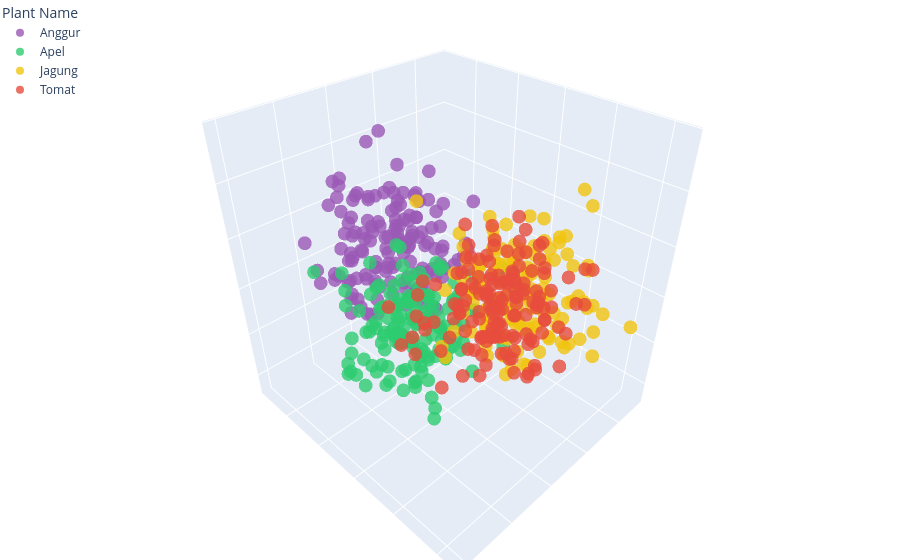
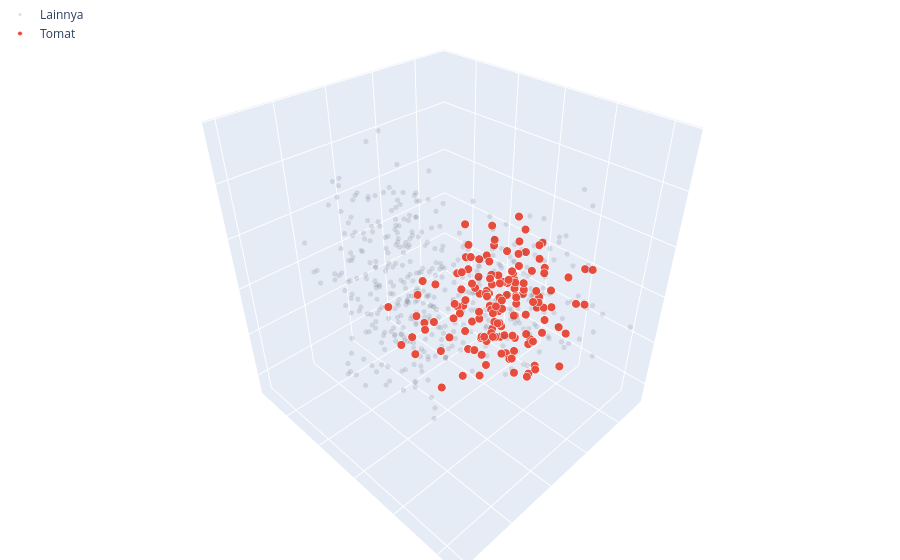

These figures' notebook cell, in order:
### Code cell
import plotly.express as px
import plotly.graph_objects as go
import pandas as pd
import numpy as np
from sklearn.datasets import make_blobs

# 1. Membuat Data Dummy (Simulasi Vektor 3D)
n_samples = 600
centers = 4
X, y = make_blobs(n_samples=n_samples, centers=centers, n_features=3, random_state=42, cluster_std=6.0)

# Mapping label angka ke nama tanaman
label_map = {0: 'Tomat', 1: 'Apel', 2: 'Jagung', 3: 'Anggur'}
labels = [label_map[i] for i in y]

# Buat DataFrame
df = pd.DataFrame(dict(x=X[:,0], y=X[:,1], z=X[:,2], label=labels))

# Definisi Warna
color_map = {'Tomat': '#e74c3c', 'Apel': '#2ecc71', 'Jagung': '#f1c40f', 'Anggur': '#9b59b6'}

# ---------------------------------------------------------
# GAMBAR 1: Global Vector Space (3D) - Semua Data
# ---------------------------------------------------------
fig1 = px.scatter_3d(
    df, x='x', y='y', z='z', color='label',
    color_discrete_map=color_map,
    opacity=0.8,
    labels={'label': 'Plant Name'}
)

fig1.update_layout(
    margin=dict(l=0, r=0, b=0, t=0),
    scene=dict(
        xaxis=dict(showgrid=True, showticklabels=False, title=''),
        yaxis=dict(showgrid=True, showticklabels=False, title=''),
        zaxis=dict(showgrid=True, showticklabels=False, title='')
    ),
    legend=dict(x=0, y=1)
)

fig1.show()

# ---------------------------------------------------------
# GAMBAR 2: Filtered View (3D) - Tomat Merah, Lainnya Abu Tua
# ---------------------------------------------------------
match_df = df[df['label'] == 'Tomat']
ignored_df = df[df['label'] != 'Tomat']

fig2 = go.Figure()

# Layer 1: Data yang Terfilter (Abu-abu Tua)
fig2.add_trace(go.Scatter3d(
    x=ignored_df['x'], y=ignored_df['y'], z=ignored_df['z'],
    mode='markers',
    marker=dict(
        size=3,
        color='#4b5563', # Abu-abu tua
        opacity=0.15     # Dibuat samar tapi tetap ada strukturnya
    ),
    name='Lainnya'
))

# Layer 2: Data Tomat (Aktif/Highlight)
fig2.add_trace(go.Scatter3d(
    x=match_df['x'], y=match_df['y'], z=match_df['z'],
    mode='markers',
    marker=dict(
        size=5,
        color='#e74c3c', # Merah Tomat
        opacity=1.0,
        line=dict(width=1, color='white')
    ),
    name='Tomat'
))

fig2.update_layout(
    margin=dict(l=0, r=0, b=0, t=0),
    scene=dict(
        xaxis=dict(showgrid=True, showticklabels=False, title=''),
        yaxis=dict(showgrid=True, showticklabels=False, title=''),
        zaxis=dict(showgrid=True, showticklabels=False, title='')
    ),
    legend=dict(x=0, y=1)
)

fig2.show()

### Figure 1 — Plotly figure (JSON) as saved in the notebook; plotly's stock layout.template omitted (floating-point values rounded to 4 significant figures; data arrays with more than 128 entries replaced by an {"elided": "..."} marker saying what was removed)
{"data": [{"hovertemplate": "Plant Name=Anggur<br>x=%{x}<br>y=%{y}<br>z=%{z}<extra></extra>", "legendgroup": "Anggur", "marker": {"color": "#9b59b6", "opacity": 0.8, "symbol": "circle"}, "mode": "markers", "name": "Anggur", "scene": "scene", "showlegend": true, "type": "scatter3d", "x": {"elided": "150 float values"}, "y": {"elided": "150 float values"}, "z": {"elided": "150 float values"}}, {"hovertemplate": "Plant Name=Apel<br>x=%{x}<br>y=%{y}<br>z=%{z}<extra></extra>", "legendgroup": "Apel", "marker": {"color": "#2ecc71", "opacity": 0.8, "symbol": "circle"}, "mode": "markers", "name": "Apel", "scene": "scene", "showlegend": true, "type": "scatter3d", "x": {"elided": "150 float values"}, "y": {"elided": "150 float values"}, "z": {"elided": "150 float values"}}, {"hovertemplate": "Plant Name=Jagung<br>x=%{x}<br>y=%{y}<br>z=%{z}<extra></extra>", "legendgroup": "Jagung", "marker": {"color": "#f1c40f", "opacity": 0.8, "symbol": "circle"}, "mode": "markers", "name": "Jagung", "scene": "scene", "showlegend": true, "type": "scatter3d", "x": {"elided": "150 float values"}, "y": {"elided": "150 float values"}, "z": {"elided": "150 float values"}}, {"hovertemplate": "Plant Name=Tomat<br>x=%{x}<br>y=%{y}<br>z=%{z}<extra></extra>", "legendgroup": "Tomat", "marker": {"color": "#e74c3c", "opacity": 0.8, "symbol": "circle"}, "mode": "markers", "name": "Tomat", "scene": "scene", "showlegend": true, "type": "scatter3d", "x": {"elided": "150 float values"}, "y": {"elided": "150 float values"}, "z": {"elided": "150 float values"}}], "layout": {"legend": {"title": {"text": "Plant Name"}, "tracegroupgap": 0, "x": 0, "y": 1}, "margin": {"b": 0, "l": 0, "r": 0, "t": 0}, "scene": {"domain": {"x": [0, 1], "y": [0, 1]}, "xaxis": {"showgrid": true, "showticklabels": false, "title": {"text": ""}}, "yaxis": {"showgrid": true, "showticklabels": false, "title": {"text": ""}}, "zaxis": {"showgrid": true, "showticklabels": false, "title": {"text": ""}}}}}

### Figure 2 — Plotly figure (JSON) as saved in the notebook; plotly's stock layout.template omitted (floating-point values rounded to 4 significant figures; data arrays with more than 128 entries replaced by an {"elided": "..."} marker saying what was removed)
{"data": [{"marker": {"color": "#4b5563", "opacity": 0.15, "size": 3}, "mode": "markers", "name": "Lainnya", "type": "scatter3d", "x": {"elided": "450 float values"}, "y": {"elided": "450 float values"}, "z": {"elided": "450 float values"}}, {"marker": {"color": "#e74c3c", "line": {"color": "white", "width": 1}, "opacity": 1, "size": 5}, "mode": "markers", "name": "Tomat", "type": "scatter3d", "x": {"elided": "150 float values"}, "y": {"elided": "150 float values"}, "z": {"elided": "150 float values"}}], "layout": {"legend": {"x": 0, "y": 1}, "margin": {"b": 0, "l": 0, "r": 0, "t": 0}, "scene": {"xaxis": {"showgrid": true, "showticklabels": false, "title": {"text": ""}}, "yaxis": {"showgrid": true, "showticklabels": false, "title": {"text": ""}}, "zaxis": {"showgrid": true, "showticklabels": false, "title": {"text": ""}}}}}
